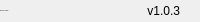
              <widget class="QFrame" name="bottomBar">
               <property name="minimumSize">
                <size>
                 <width>0</width>
                 <height>22</height>
                </size>
               </property>
               <property name="maximumSize">
                <size>
                 <width>16777215</width>
                 <height>22</height>
                </size>
               </property>
               <property name="frameShape">
                <enum>QFrame::NoFrame</enum>
               </property>
               <property name="frameShadow">
                <enum>QFrame::Raised</enum>
               </property>
               <layout class="QHBoxLayout" name="horizontalLayout_5">
                <property name="spacing">
                 <number>0</number>
                </property>
                <property name="leftMargin">
                 <number>0</number>
                </property>
                <property name="topMargin">
                 <number>0</number>
                </property>
                <property name="rightMargin">
                 <number>0</number>
                </property>
                <property name="bottomMargin">
                 <number>0</number>
                </property>
                <item>
                 <widget class="QLabel" name="creditsLabel">
                  <property name="maximumSize">
                   <size>
                    <width>16777215</width>
                    <height>16</height>
                   </size>
                  </property>
                  <property name="font">
                   <font>
                    <family>Segoe UI</family>
                    <pointsize>-1</pointsize>
                    <italic>false</italic>
                    <bold>false</bold>
                   </font>
                  </property>
                  <property name="text">
                   <string>Hecho por: Alejoide</string>
                  </property>
                  <property name="alignment">
                   <set>Qt::AlignLeading|Qt::AlignLeft|Qt::AlignVCenter</set>
                  </property>
                 </widget>
                </item>
                <item>
                 <widget class="QLabel" name="version">
                  <property name="text">
                   <string>v1.0.3</string>
                  </property>
                  <property name="alignment">
                   <set>Qt::AlignRight|Qt::AlignTrailing|Qt::AlignVCenter</set>
                  </property>
                 </widget>
                </item>
                <item>
                 <widget class="QFrame" name="frame_size_grip">
                  <property name="minimumSize">
                   <size>
                    <width>20</width>
                    <height>0</height>
                   </size>
                  </property>
                  <property name="maximumSize">
                   <size>
                    <width>20</width>
                    <height>16777215</height>
                   </size>
                  </property>
                  <property name="frameShape">
                   <enum>QFrame::NoFrame</enum>
                  </property>
                  <property name="frameShadow">
                   <enum>QFrame::Raised</enum>
                  </property>
                 </widget>
                </item>
               </layout>
              </widget>
